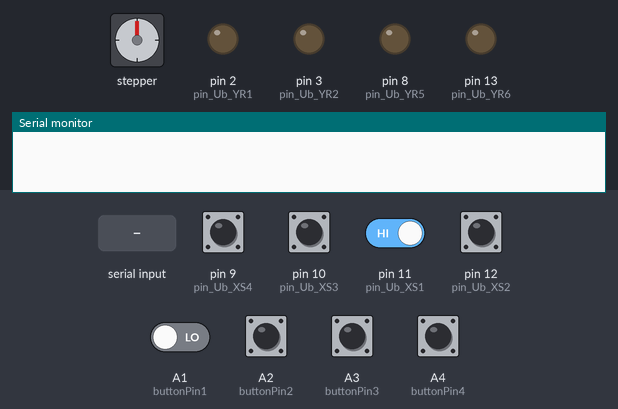
The sketch below on a simulated Arduino Uno, built with avr-gcc and run on an emulated ATmega328P. Shown: stepper motor, output pins drawn as LEDs (lit = HIGH), the last lines printed to the serial monitor. Wiring (inferred from the names in the program): stepper motor (2048 steps per turn assumed): coils pin 4, pin 5, pin 6, pin 7. The test bench sets the inputs (shaded band); at power-on: pin 9 (pin_Ub_XS4), pin 10 (pin_Ub_XS3), pin 11 (pin_Ub_XS1), pin 12 (pin_Ub_XS2) HIGH, A1 (buttonPin1), A2 (buttonPin2), A3 (buttonPin3), A4 (buttonPin4) LOW. Pins used as bus, display or sensor lines are not drawn.

Above: at 1.2 s.
1.3 s: "1" received over Serial
At 2.5 s:
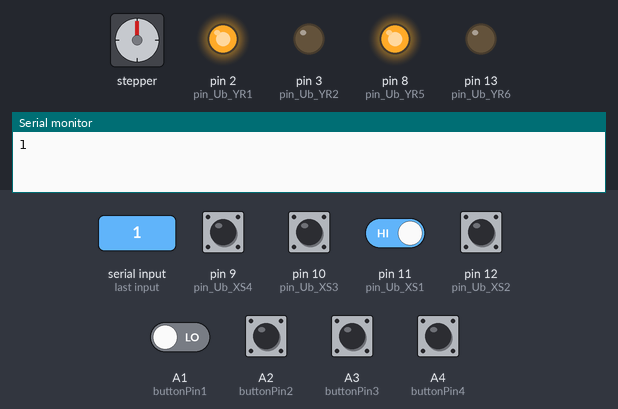
2.8 s: pin 11 (pin_Ub_XS1) driven LOW and A1 (buttonPin1) driven HIGH
At 3.1 s:
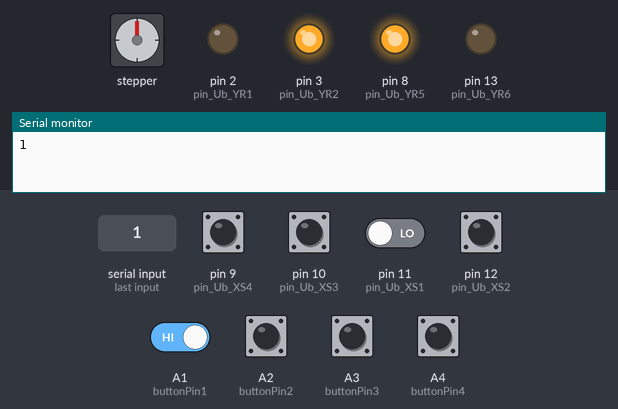
4.3 s: A1 (buttonPin1) driven LOW
At 5.5 s:
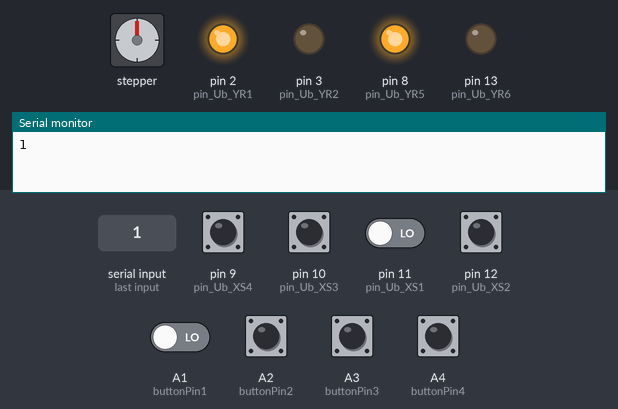
5.8 s: A1 (buttonPin1) driven HIGH
At 6.6 s:
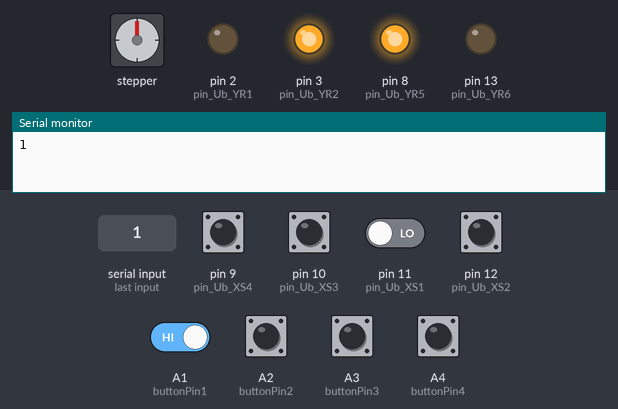
Timing chart, 0 to 12.3 s (numbered marks = the images above; inputs shaded):
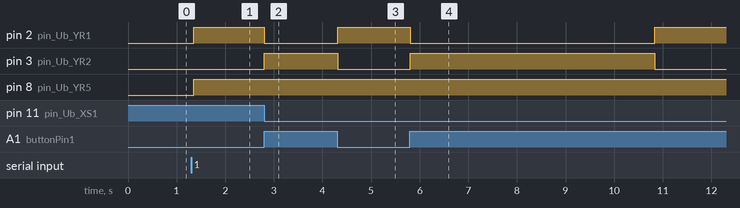

Measured:
- after the input at 1.3 s, pin 2 (pin_Ub_YR1), pin 8 (pin_Ub_YR5): LOW → HIGH after 0.05 s
- after the input at 2.8 s, pin 2 (pin_Ub_YR1): HIGH → LOW at once; pin 3 (pin_Ub_YR2): LOW → HIGH at once
- after the input at 4.3 s, pin 2 (pin_Ub_YR1): LOW → HIGH at once; pin 3 (pin_Ub_YR2): HIGH → LOW at once
- after the input at 5.8 s, pin 2 (pin_Ub_YR1): HIGH → LOW at once, → HIGH 5.0 s later; pin 3 (pin_Ub_YR2): LOW → HIGH at once, → LOW 5.0 s later

The sketch:

trial1.ino
```cpp
/* This is example for trial1.ino file!
   This is auto-generated ARDUINO C code from LDmicro.
   Rename this file as trial1.ino or copy content(or part) of this file
   to existing trial1.ino. Remove this comment from trial1.ino */

#include "trial1.h"

const int  buttonPin1 = A1;
const int  buttonPin2 = A2;
const int  buttonPin3 = A3;
const int  buttonPin4 = A4;

int buttonState1 = 0;
int buttonState2 = 0;
int buttonState3 = 0;
int buttonState4 = 0;
int lastButtonState1 = 0;
int lastButtonState2 = 0;
int lastButtonState3 = 0;
int lastButtonState4 = 0;

char y;

void setup() {
  // Put your setup code here, to run once, only if you no longer generate C code from LDmicro again.
  setupPlc();
  pinMode(buttonPin1, INPUT);
  pinMode(buttonPin2, INPUT);
  pinMode(buttonPin3, INPUT);
  pinMode(buttonPin4, INPUT);
  Serial.begin(9600);
}

void loop() {
//
//  // You can place your code here to run repeatedly, only if you no longer generate C code from LDmicro again.
//    buttonState1 = digitalRead(buttonPin1);
//  buttonState2 = digitalRead(buttonPin2);
//  buttonState3 = digitalRead(buttonPin3);
//  buttonState4 = digitalRead(buttonPin4);
//
//   while (Serial.available()>0)
//   {
////    int x = Serial.readString().toInt();
//      String y = Serial.readString();
//      Serial.println(y);
//        if (y == "1"){
//        loopPlc();
//        mesin1();
//        mesin2();
//        mesin3();
//        mesin4();
//        }
////        Serial.println("ok");
////          } else {
////            Serial.println("not");
////            }
////      Serial.println(buttonState4);
////      if(y == "1"){
//
//
////        }
//  }
//loopPlc();

if (Serial.available()>0){
  y = Serial.read();
  Serial.println(y);
    buttonState1 = digitalRead(buttonPin1);
  buttonState2 = digitalRead(buttonPin2);
  buttonState3 = digitalRead(buttonPin3);
  buttonState4 = digitalRead(buttonPin4);
  delay(50);
}


  // You can place your code here to run repeatedly, only if you no longer generate C code from LDmicro again.
 if (y == '1'){
  loopPlc();
  if (buttonState1 != lastButtonState1) {
    if (buttonState1 == HIGH) {
      Serial.println("on1");
    } else {
      Serial.println("off1");
    }
    delay(50);
  }
  lastButtonState1 = buttonState1;


  if (buttonState2 != lastButtonState2) {
    if (buttonState2 == HIGH) {
      Serial.println("on2");
    } else {
      Serial.println("off2");
    }
    delay(50);
  }
  lastButtonState2 = buttonState2;


  if (buttonState3 != lastButtonState3) {
    if (buttonState3 == HIGH) {
      Serial.println("on3");
    } else {
      Serial.println("off3");
    }
    delay(50);
  }
  lastButtonState3 = buttonState3;


  if (buttonState4 != lastButtonState4) {
    if (buttonState4 == HIGH) {
      Serial.println("on4");
    } else {
      Serial.println("off4");
    }
    delay(50);
  }
  lastButtonState4 = buttonState4;
 }
}
```

ladder.h
```cpp
/* This is example for ladder.h file!
   This is auto-generated C header from LDmicro.
   Rename this file as ladder.h or copy content(or part) of this file
   to existing ladder.h. Remove this comment from ladder.h. */

#ifndef __LADDER_H__
#define __LADDER_H__

#define LDTARGET_atmega328

#ifndef F_CPU
  #define F_CPU 16000000UL
#endif

#define _XTAL_FREQ 16000000UL

#define CFG_WORD 0x0

/* Uncomment EXTERN_EVERYTHING if you want all symbols in trial1.c extern. */
//#define EXTERN_EVERYTHING

/* Uncomment NO_PROTOTYPES if you want own prototypes for functions. */
//#define NO_PROTOTYPES

/* Define NO_PROTOTYPES in ladder.h if you don't want LDmicro to provide prototypes for
   all the I/O functions (Read_Ux_xxx, Write_Ux_xxx) that you must provide.
   If you define this then you must provide your own prototypes for these
   functions in trial1.h, or provide definitions (e.g. as inlines or macros)
   for them in trial1.h. */
#ifdef NO_PROTOTYPES
  #define PROTO(x)
#else
  #define PROTO(x) x
#endif

/* Uncomment DO_LDSTUBS if you want to use the empty stub-functions
   from trial1.c instead the prototypes for functions.
   Use DO_LDSTUBS to just check the compilation of the generated files. */
//#define DO_LDSTUBS

#ifdef DO_LDSTUBS
  #define LDSTUB(x)   x { ; }
  #define LDSTUB0(x)  x { return 0; }
  #define LDSTUB1(x)  x { return 1; }
#else
  #define LDSTUB(x)   PROTO(extern x;)
  #define LDSTUB0(x)  PROTO(extern x;)
  #define LDSTUB1(x)  PROTO(extern x;)
#endif

/* Uncomment USE_WDT when you need to. */
//#define USE_WDT

/* Comment out USE_MACRO in next line, if you want to use functions instead of macros. */
#define USE_MACRO

#include "Arduino.h"

#ifdef __GNUC__
  //mem.h vvv
  //CodeVisionAVR V2.0 C Compiler
  //(C) 1998-2007 Pavel Haiduc, HP InfoTech S.R.L.
  //
  //  Memory access macros

  #ifndef _MEM_INCLUDED_
  #define _MEM_INCLUDED_

  #define pokeb(addr,data) (*((volatile unsigned char *)(addr)) = (data))
  #define pokew(addr,data) (*((volatile unsigned int *)(addr)) = (data))
  #define peekb(addr) (*((volatile unsigned char *)(addr)))
  #define peekw(addr) (*((volatile unsigned int *)(addr)))

  #endif
  //mem.h ^^^
#endif
#define SFR_ADDR(addr) (*((volatile unsigned char *)(addr)))
//#define BYTE_AT(var, index) (*(((unsigned char *)(&var)) + (index)))
#define BYTE_AT(var, index) (((unsigned char *)(&var))[index])
/*
  Type                  Size(bits)
  ldBOOL    unsigned       1 or 8, the smallest possible
  SBYTE     signed integer      8
  SWORD     signed integer     16
  SDWORD    signed integer     32
*/
typedef boolean       ldBOOL;
typedef char           SBYTE;
typedef int            SWORD;
typedef long int      SDWORD;

/* Define EXTERN_EVERYTHING in ladder.h if you want all symbols extern.
   This could be useful to implement `magic variables,' so that for
   example when you write to the ladder variable duty_cycle, your PLC
   runtime can look at the C variable U_duty_cycle and use that to set
   the PWM duty cycle on the micro. That way you can add support for
   peripherals that LDmicro doesn't know about. */
#ifdef EXTERN_EVERYTHING
  #define STATIC
#else
  #define STATIC static
#endif

// You provide analog reference type for ARDUINO in ladder.h here.
const int analogReference_type = DEFAULT;

// You must provide the I/O pin mapping for ARDUINO board in ladder.h here.
const int pin_Ub_XPB1 = A1;
const int pin_Ub_XS1 = 11;
const int pin_Ub_YR1 = 2;
const int pin_Ub_YR2 = 3;
const int pin_Ub_XPB2 = A2;
const int pin_Ub_XS2 = 12;
const int pin_Ub_YR3 = 6;
const int pin_Ub_YR4 = 7;
const int pin_Ub_XPB3 = A3;
const int pin_Ub_XS3 = 10;
const int pin_Ub_YR5 = 8;
const int pin_Ub_YR6 = 13;
const int pin_Ub_XPB4 = A4;
const int pin_Ub_XS4 = 9;
const int pin_Ub_YR7 = 4;
const int pin_Ub_YR8 = 5;

#endif
```

Source omitted: trial1.cpp (16475 bytes), trial1.h (12023 bytes)
